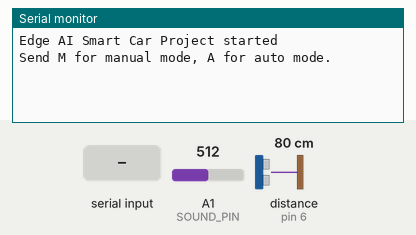
A sketch run on a simulated Arduino Uno, built with avr-gcc and run on an emulated ATmega328P. On the bench: the last lines printed to the serial monitor. The inputs (shaded band) are chosen by the test bench; at power-on: A1 (SOUND_PIN) = 512, distance to the obstacle (sensor on pin 6) 80 cm. The echo pulse lasts 58.3 µs per cm.

Above: at 1.2 s.
1.3 s: "M" received over Serial
At 2.0 s:
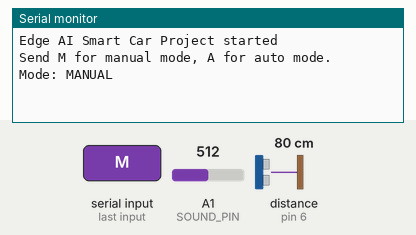
2.8 s: "A" received over Serial
At 3.6 s:
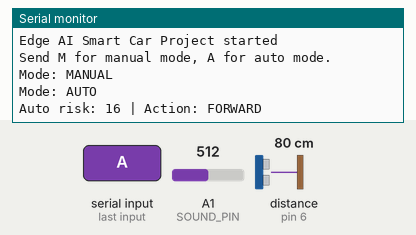

Measured:
- after the input at 1.3 s, the serial monitor: prints a new line at once (image 1)
- after the input at 2.8 s, the serial monitor: prints a new line at once (image 2)

The sketch:

edge_ai_smart_car_project.ino
```cpp
enum ControlMode {
  MODE_MANUAL,
  MODE_AUTO
};

ControlMode currentMode = MODE_MANUAL;

const int TRIG_PIN = 5;
const int ECHO_PIN = 6;
const int SOUND_PIN = 1;

int distanceRiskScore(float distanceCm) {
  if (distanceCm < 0) return 50;
  if (distanceCm <= 10) return 100;
  if (distanceCm >= 100) return 0;
  return map(distanceCm, 10, 100, 100, 0);
}

int soundRiskScore(int soundValue) {
  return constrain(map(soundValue, 20, 250, 0, 100), 0, 100);
}

float readDistanceCm() {
  digitalWrite(TRIG_PIN, LOW);
  delayMicroseconds(2);
  digitalWrite(TRIG_PIN, HIGH);
  delayMicroseconds(10);
  digitalWrite(TRIG_PIN, LOW);

  long duration = pulseIn(ECHO_PIN, HIGH, 30000);
  if (duration == 0) return -1;
  return duration * 0.0343 / 2.0;
}

int readSoundLevel() {
  int minValue = 4095;
  int maxValue = 0;
  for (int i = 0; i < 80; i++) {
    int value = analogRead(SOUND_PIN);
    if (value < minValue) minValue = value;
    if (value > maxValue) maxValue = value;
    delay(1);
  }
  return maxValue - minValue;
}

String edgeDecision(int riskScore) {
  if (riskScore >= 70) return "STOP";
  if (riskScore >= 35) return "SLOW";
  return "FORWARD";
}

void runAutoMode() {
  float distanceCm = readDistanceCm();
  int soundLevel = readSoundLevel();
  int risk = distanceRiskScore(distanceCm) * 0.7 + soundRiskScore(soundLevel) * 0.3;
  String action = edgeDecision(risk);

  Serial.print("Auto risk: ");
  Serial.print(risk);
  Serial.print(" | Action: ");
  Serial.println(action);

  // Replace these prints with real car action functions.
}

void setup() {
  Serial.begin(115200);
  pinMode(TRIG_PIN, OUTPUT);
  pinMode(ECHO_PIN, INPUT);
  Serial.println("Edge AI Smart Car Project started");
  Serial.println("Send M for manual mode, A for auto mode.");
}

void loop() {
  if (Serial.available()) {
    char command = Serial.read();
    if (command == 'M') {
      currentMode = MODE_MANUAL;
      Serial.println("Mode: MANUAL");
    } else if (command == 'A') {
      currentMode = MODE_AUTO;
      Serial.println("Mode: AUTO");
    } else if (currentMode == MODE_MANUAL) {
      Serial.print("Manual command: ");
      Serial.println(command);
    }
  }

  if (currentMode == MODE_AUTO) {
    runAutoMode();
    delay(800);
  }
}
```
